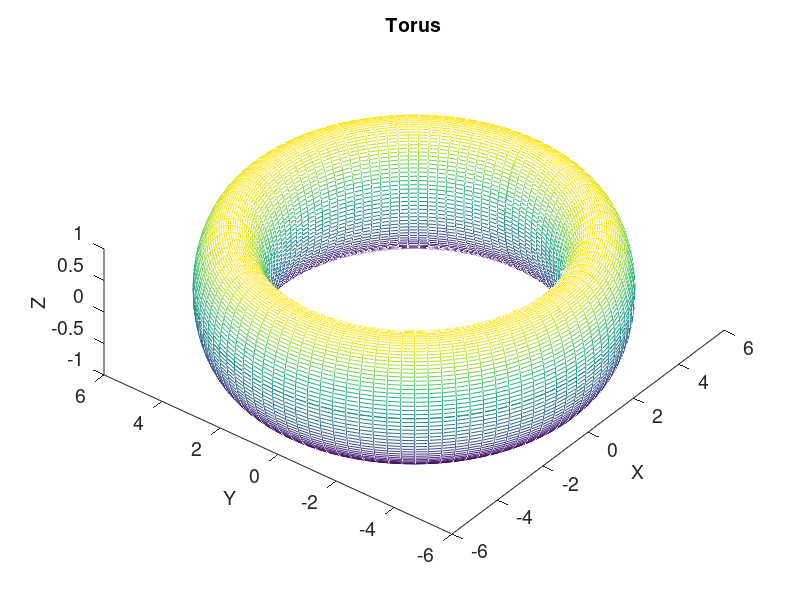

The MATLAB script that drew this image:
%%draw torus
%
clc
close all
clear all

figure(1);
hold on

R=5;
r=1;

u=linspace(0,2*pi,100);
v=linspace(0,2*pi,100);

[u,v]=meshgrid(u,v);

x=(R+r.*cos(v)).*cos(u);
y=(R+r.*cos(v)).*sin(u);
z=r.*sin(v);
mesh(x,y,z);
view([-52,64]);

h=gca;

%plot3(x,y,z,'bo');

get(h,'FontSize');
set(h,'FontSize',14);

xlabel('X','fontSize',14);
ylabel('Y','fontSize',14);
zlabel('Z','fontsize',14);
title('Torus','fontsize',14)

fh = figure(1);
set(fh, 'color', 'white');